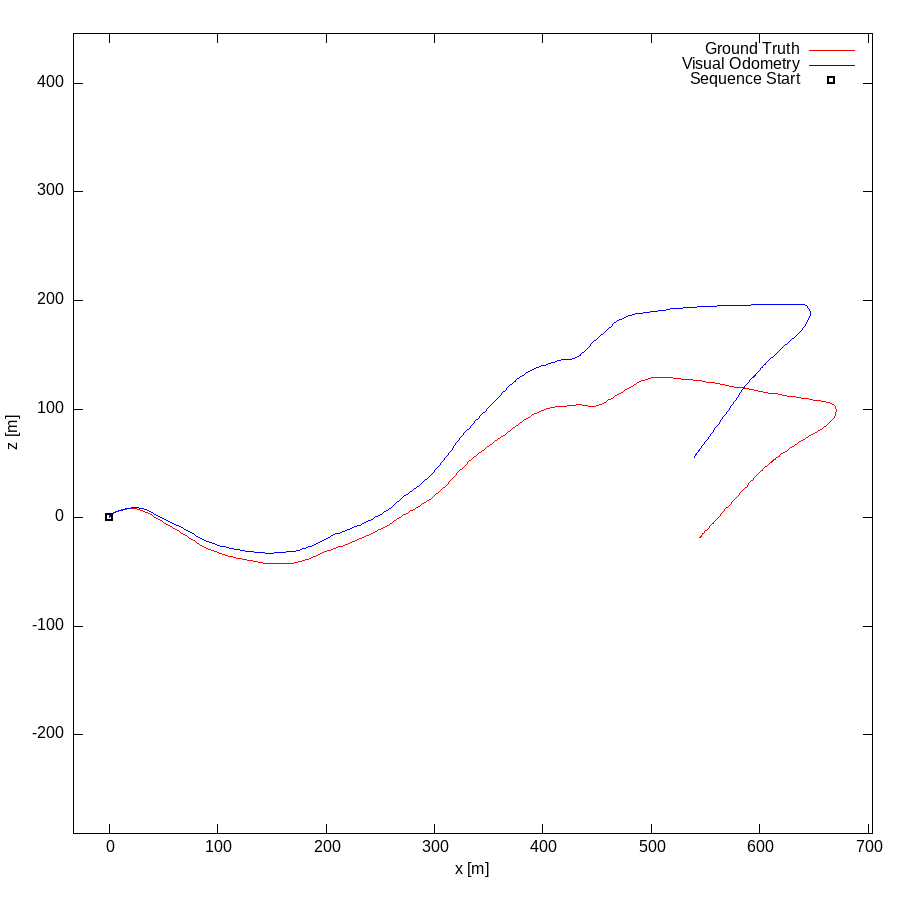

The script that drew this image:
set term postscript eps enhanced color
set output "10.eps"
set size ratio -1
set xrange [-33:704]
set yrange [-291:446]
set xlabel "x [m]"
set ylabel "z [m]"
plot "10.txt" using 1:2 lc rgb "#FF0000" title 'Ground Truth' w lines,"10.txt" using 3:4 lc rgb "#0000FF" title 'Visual Odometry' w lines,"< head -1 10.txt" using 1:2 lc rgb "#000000" pt 4 ps 1 lw 2 title 'Sequence Start' w points
